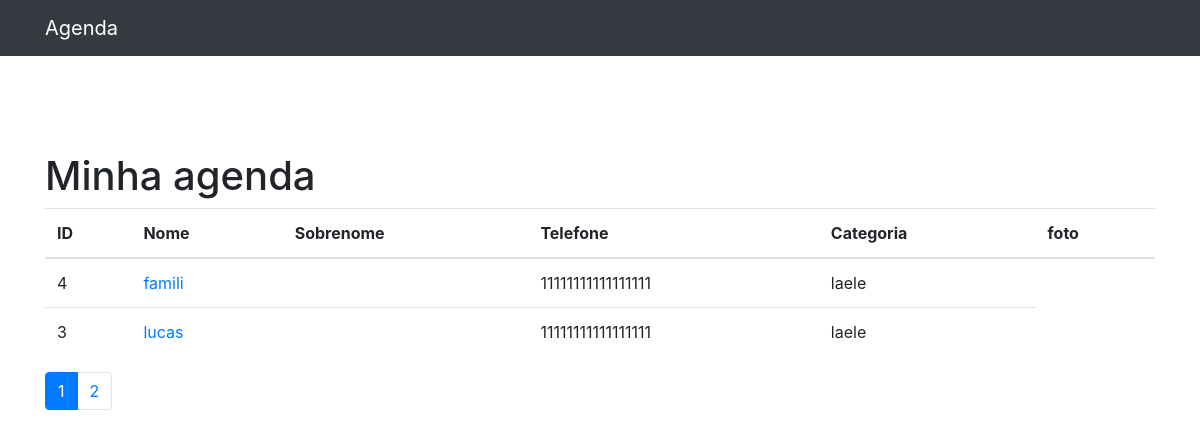
Before: / with the older database file.
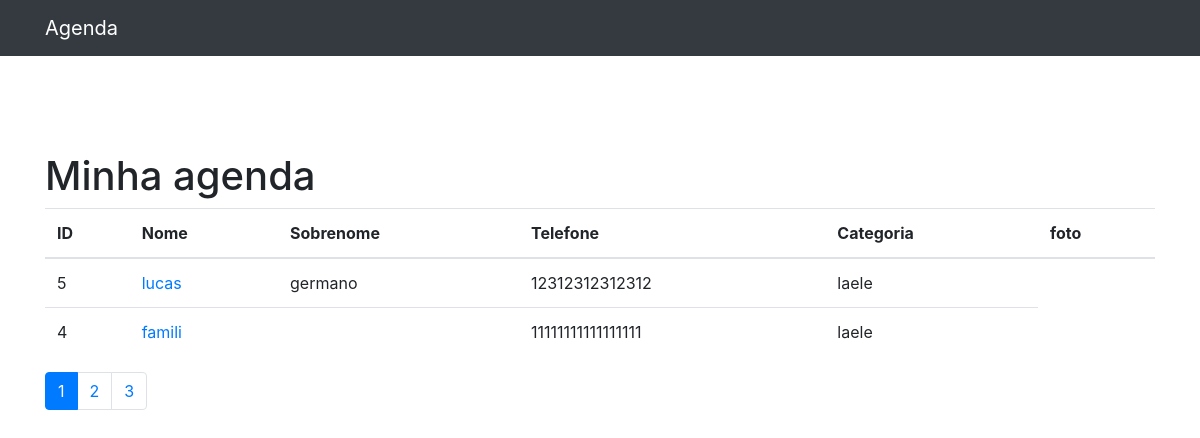
After: the same page with the newer database file.
### contatos/models.py (models this page shows, shortened)
class contato(models.Model):
    nome = models.CharField(max_length=255)
    sobrenome = models.CharField(max_length=255,blank=True)
    telefone = models.CharField(max_length=255)
    email = models.CharField(max_length=255)
    data_criacao = models.DateTimeField(default=timezone.now)
    descricao = models.TextField(blank=True)
    categoria = models.ForeignKey(Categoria,on_delete=models.DO_NOTHING)
    mostra = models.BooleanField(default=True)
    foto = models.ImageField(blank=True,upload_to='fotos/%y/%m/')

class Categoria(models.Model):
    nome = models.CharField(max_length=255)
    def __str__(self):
        return self.nome

### contatos/views.py (the view)
# urls.py: path('',views.index,name='index'),
def index(resquest):
    contatos = contato.objects.order_by('-id')
    paginator = Paginator(contatos, 2) # Show 25 contacts per page.
    page = resquest.GET.get('p')
    contatos = paginator.get_page(page)
    return render(resquest, 'contatos/index.html',{
        'contatos':contatos
    })

### contatos/templates/contatos/index.html
{% extends 'base.html' %}
{% block conteudo %}  <h1 class="mt-5">Minha agenda</h1>
<table class="table">
  <thead>
    <tr>
      <th>ID</th>
      <th>Nome</th>
      <th>Sobrenome</th>
      <th>Telefone</th>
      <th>Categoria</th>
      <th>foto</th>
    </tr>
  </thead>
  <tbody>
    {% for contato in contatos %}
      {% if contato.mostra %}
        <tr>
          <td>{{contato.id}}</td>
          <td>
            <a href="{% url 'ver_contato' contato.id %}"> {{contato.nome}}</a>
          </td>
          <td>{{contato.sobrenome}}</td>
          <td>{{contato.telefone}}</td>
          <td>{{contato.categoria}}</td>
         </tr>
      {%endif%}
    {% endfor %}
  </tbody>
</table>
<nav aria-label="Page navigation example">
  <ul class="pagination">
    {% for pagina in contatos.paginator.page_range  %}
      {% if contatos.number == pagina %}
        <li class="page-item active">
          <a class="page-link" href="?p={{ pagina }}&termo={{ resquest.GET.termo }}"> {{pagina}} </a>
        </li>
      {% else %}
        <li class="page-item">
          <a class="page-link" href="?p={{ pagina }}&termo={{ resquest.GET.termo }}"> {{pagina}} </a>
        </li>
      {% endif %}
    {% endfor %}
  </ul>
</nav>
{% endblock conteudo %}

### templates/base.html (shortened to what this page needs)
{% load static %}
<!DOCTYPE html>
<html lang="pt">
<head>
{% include 'parcias/_head.html' %}
</head>
<body>
 {% include 'parcias/_nav.html' %}
  <div class="container">
    <div class="row">
      <div class="col-lg-12"> <br><br>
      {% block conteudo %}{% endblock %}
      </div>
    </div>
  </div>
</body>
</html>

### templates/parcias/_head.html (shortened to what this page needs)
{% load static %}
<link href="{% static 'vendor/bootstrap/css/bootstrap.min.css'%}" rel="stylesheet">

### templates/parcias/_nav.html (shortened to what this page needs)
{% load static %}
 <nav class="navbar navbar-expand-lg navbar-dark bg-dark static-top">
    <div class="container">
      <a class="navbar-brand" href="/">Agenda</a>
    </div>
  </nav>

Changed rows visible on the page:
no longer on this page (row unchanged): contato: id "3", nome "lucas", telefone "11111111111111111", categoria "laele"
added contato: id "5", nome "lucas", sobrenome "germano", telefone "12312312312312", categoria "laele"
Other visible differences:
new list line: "3"
